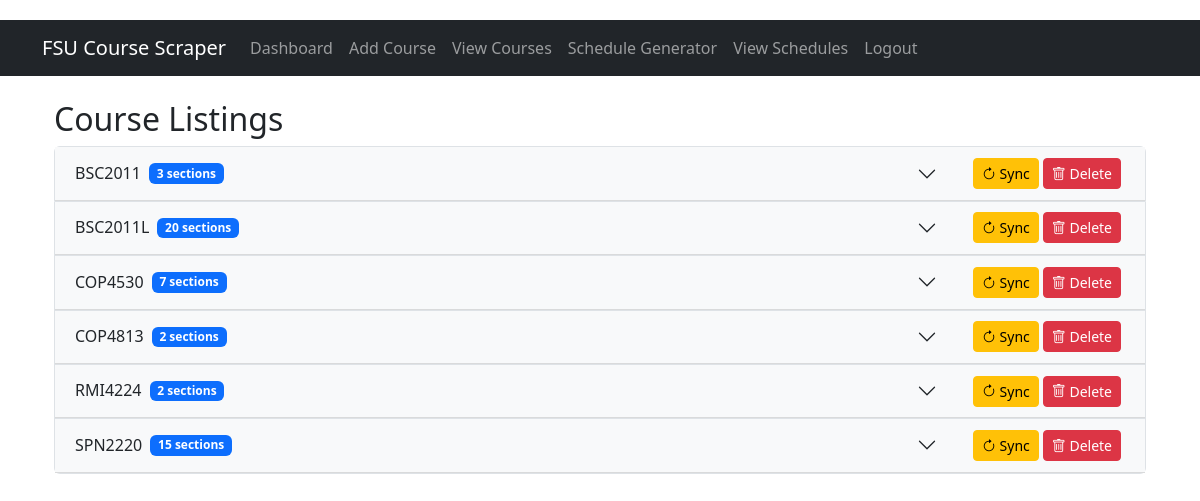
/view_courses (signed in), run on an earlier commit of the app's database.
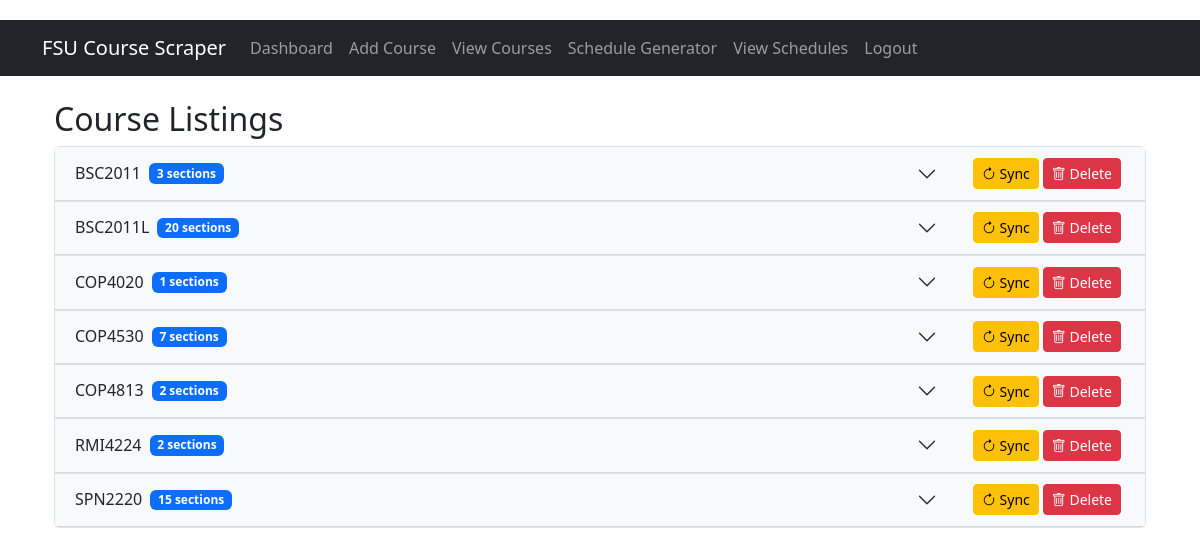
And on a later commit of the database.
### tables this page shows
CREATE TABLE courses (
                id INTEGER PRIMARY KEY AUTOINCREMENT,
                courseCode TEXT,
                section TEXT,
                seatsCapacity INTEGER,
                seatsAvailable INTEGER,
                days TEXT,
                startTime TEXT,
                endTime TEXT,
                location TEXT,
                year TEXT DEFAULT '2024',
                term TEXT DEFAULT 'Spring',
                UNIQUE(courseCode, section)
            );

### app.py (the view)
@app.route('/view_courses')
def view_courses():
    if 'username' not in session:
        return redirect(url_for('index'))
    conn = get_db_connection()
    cursor = conn.cursor()
    cursor.execute("""
        SELECT c.*, GROUP_CONCAT(i.instructorName) as instructors,
               CASE WHEN mc.id IS NOT NULL THEN 1 ELSE 0 END as is_monitored
        FROM courses c
        LEFT JOIN course_instructors ci ON c.id = ci.course_id
        LEFT JOIN instructors i ON ci.instructor_id = i.id
        LEFT JOIN monitored_courses mc ON c.courseCode = mc.courseCode
            AND c.section = mc.section AND mc.username = ?
        GROUP BY c.id
        ORDER BY c.courseCode
    """, (session['username'],))
    courses = cursor.fetchall()
    conn.close()
    grouped_courses = {}
    for course in courses:
        code = course['courseCode']
        if code not in grouped_courses:
            grouped_courses[code] = []
        grouped_courses[code].append(dict(course))
    return render_template('view_courses.html', grouped_courses=grouped_courses)

### app.py (called while the page is built)
def get_db_connection():
    conn = sqlite3.connect('fsu_courses.db')
    conn.row_factory = sqlite3.Row
    return conn

### templates/view_courses.html (shortened to what this page needs)
{% extends "base.html" %}
{% block content %}
<div class="container mt-4">
    <h2>Course Listings</h2>
    <div class="accordion" id="courseAccordion">
        {% for course_code, sections in grouped_courses.items() %}
        <div class="accordion-item">
            <h2 class="accordion-header d-flex">
                <button class="accordion-button collapsed flex-grow-1" type="button" data-bs-toggle="collapse"
                         data-bs-target="#collapse{{ loop.index }}" aria-expanded="false">
                    {{ course_code }}
                    <span class="badge bg-primary ms-2">{{ sections|length }} sections</span>
                </button>
                <div class="d-flex align-items-center me-2">
                    <button class="btn btn-sm btn-warning me-1"
                            onclick="syncCourse('{{ course_code }}', {{ sections[0].year }}, '{{ sections[0].term }}')">
                        <i class="bi bi-arrow-clockwise"></i> Sync
                    </button>
                    <button class="btn btn-sm btn-danger"
                            onclick="deleteCourse('{{ course_code }}')">
                        <i class="bi bi-trash"></i> Delete
                    </button>
                </div>
            </h2>
        </div>
        {% endfor %}
    </div>
</div>
{% endblock %}

What changed in the data, as far as the page shows it:
added courses: courseCode "COP4020", sections "1"
